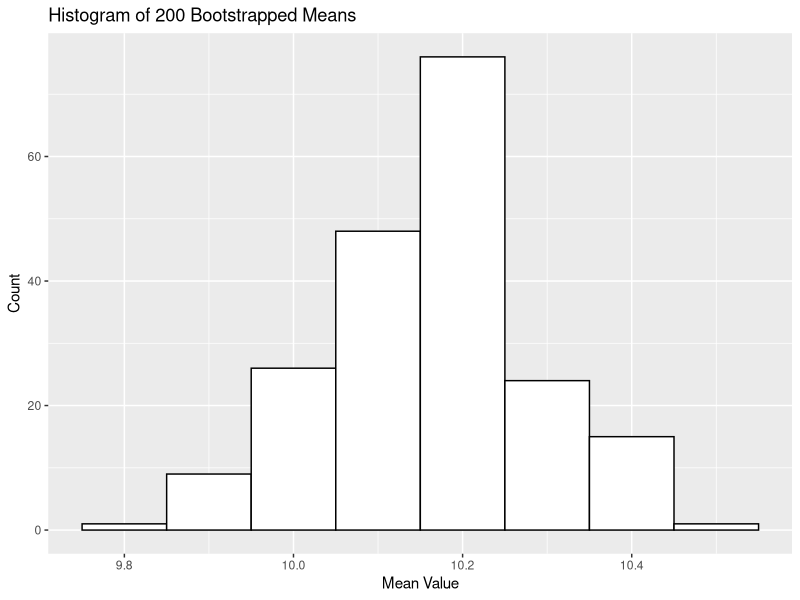
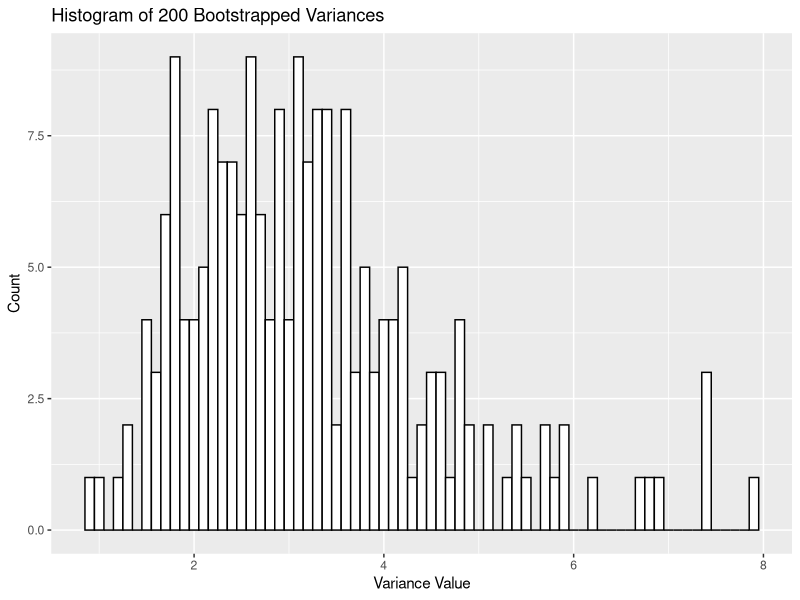
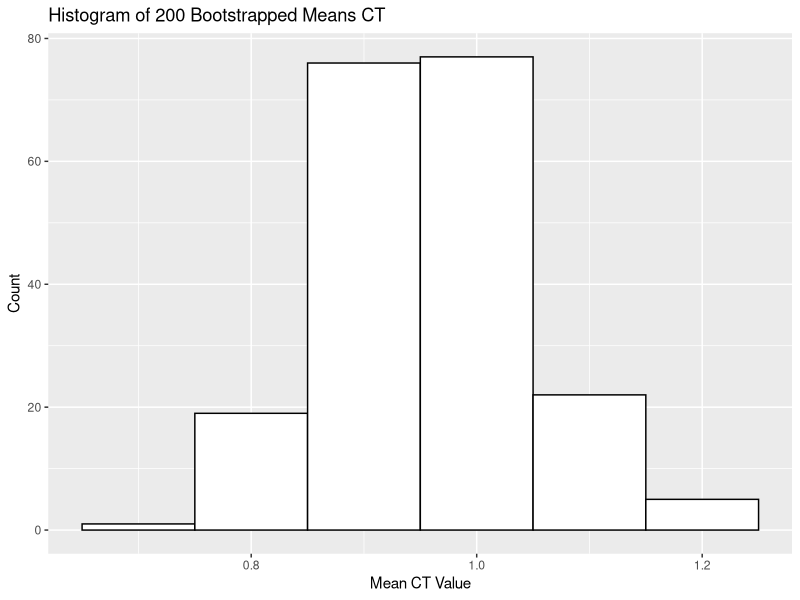
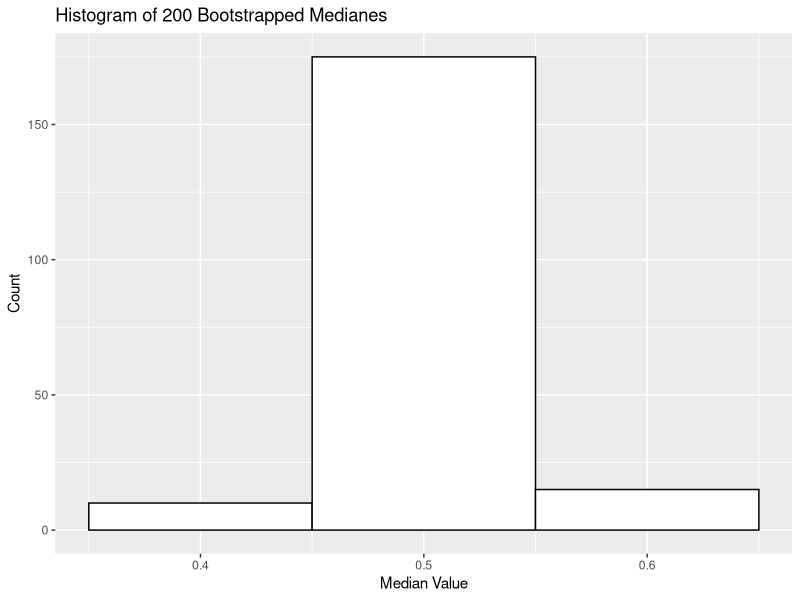
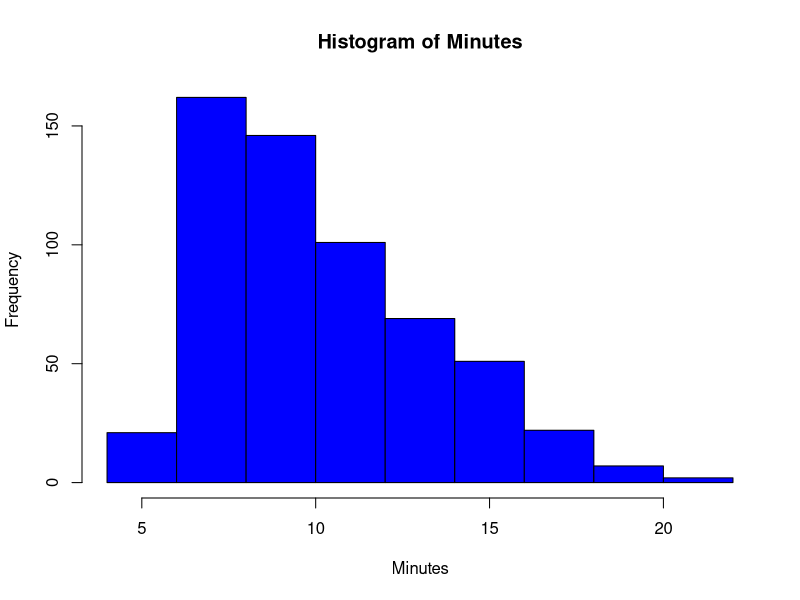
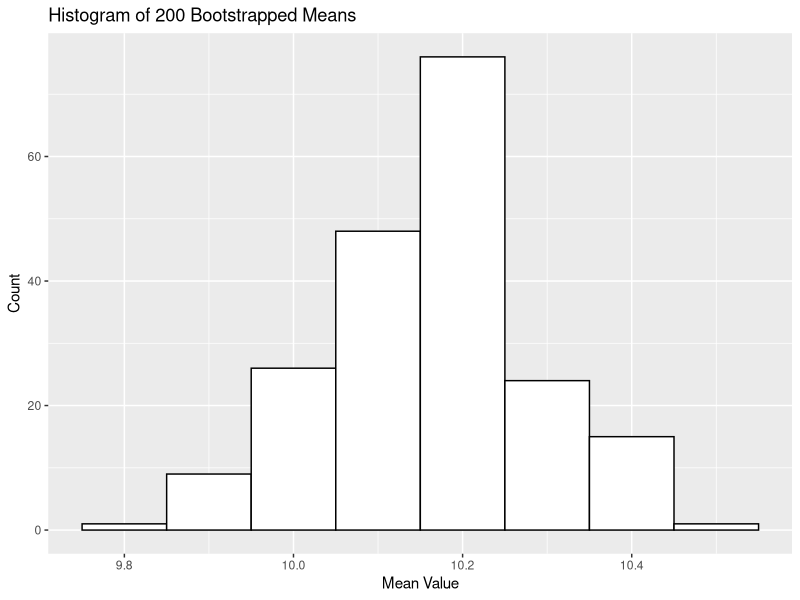
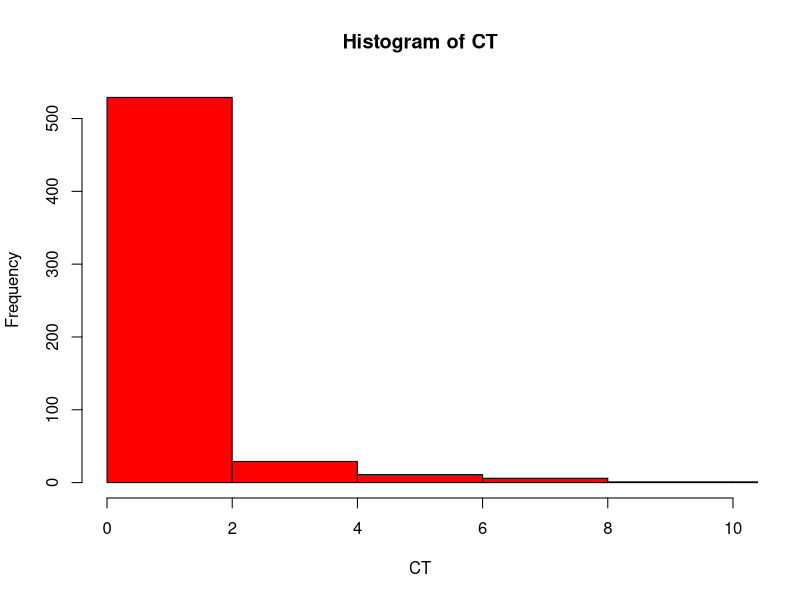
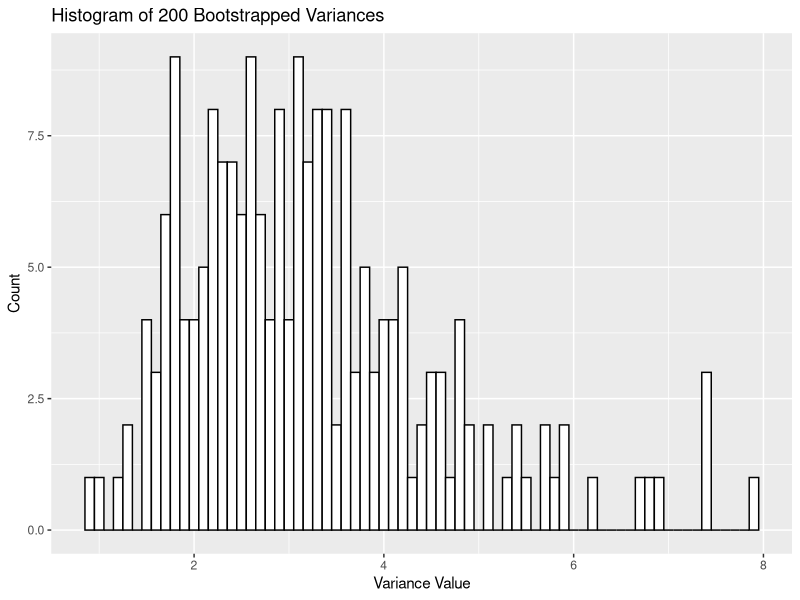

The R script that drew these images, in order:
library(foreign)
library(boot)
library(ggplot2)
library(tidyverse)

set.seed(123) # set seed for reproducibility
mydata <- read.dta("fitwatch_univ.dta")
x <- mydata[, "Minutes"]
y <- mydata[, "Cardio"]
ct <- y / x

#finding mean
mean_x <- mean(x)

#finding variance
var_x <- var(x)

#finding standard deviation
sd_x <- sd(x)

#creating histogram minutes
png("histogram.png")
hist(x, main = "Histogram of Minutes", xlab = "Minutes", col = "blue", border = "black")

#generating an image of the histogram
dev.off()

result90 <- t.test(x, mu = mean_x, sd = sd_x, alternative = "less", conf.level = 0.90)
result95 <- t.test(x, mu = mean_x, sd = sd_x, alternative = "less")
result99 <- t.test(x, mu = mean_x, sd = sd_x, alternative = "less", conf.level = 0.99)

#bootstrapping 200 times 'Minutes' column
mean_values <- replicate(200, mean(sample(x, replace = TRUE)))

#calculating mean of bootstrapped values
mean_bootstrap <- mean(mean_values)

#creating an histogram of bootstraped values
ggplot(data.frame(mean_values), aes(x = mean_values)) + 
  geom_histogram(binwidth = 0.1, color = "black", fill = "white") + 
  xlab("Mean Value") + 
  ylab("Count") + 
  ggtitle("Histogram of 200 Bootstrapped Means")

ggsave("bootstrapped_histogram.png")

#derivate 90% confidence interval by mean
CI90 <- quantile(mean_values, c(0.1, 0.9))

#creating histogram ct
png("ct.png")
hist(ct, main = "Histogram of CT",xlim=c(0,10), xlab = "CT", col = "red", border = "black")

#generating an image of the histogram
dev.off()

#bootstrapping 200 times 400 items from CT returning variance
var_values <- replicate(200, var(sample(ct, size = 400, replace = TRUE)))

#calculating variance of bootstrapped values
var_bootstrap <- var(var_values)

#creating histogram of bootstrapped variance of ct
ggplot(data.frame(var_values), aes(x = var_values)) + 
  geom_histogram(binwidth = 0.1, color = "black", fill = "white") + 
  xlab("Variance Value") + 
  ylab("Count") + 
  ggtitle("Histogram of 200 Bootstrapped Variances")

ggsave("bootstrapped_histogram_var.png")

#bootstrapping 200 times 400 items from CT
mean_ct_values <- replicate(200, mean(sample(ct, size = 400, replace = TRUE)))

#creating histogram of bootstrapped means of ct
ggplot(data.frame(mean_ct_values), aes(x = mean_ct_values)) + 
  geom_histogram(binwidth = 0.1, color = "black", fill = "white") + 
  xlab("Mean CT Value") + 
  ylab("Count") + 
  ggtitle("Histogram of 200 Bootstrapped Means CT")

ggsave("bootstrapped_histogram_mean_ct.png")

#calculating median for ct while bootstrapping
med_values <- replicate(200, median(sample(ct, size = 400, replace = TRUE)))

#calculating median of bootstrapped values
med_bootstrap <- median(med_values)

#creating histogram of bootstrapped median
ggplot(data.frame(med_values), aes(x = med_values)) + 
  geom_histogram(binwidth = 0.1, color = "black", fill = "white") + 
  xlab("Median Value") + 
  ylab("Count") + 
  ggtitle("Histogram of 200 Bootstrapped Medianes")

ggsave("bootstrapped_histogram_med.png")

#extra points -> derivate 95% confidence interval by median
CI95 <- quantile(med_values, c(0.05, 0.95))
#The result of CI will be a vector with the 5th and 95th quantiles 
#of the bootstrapped medians, which represents the lower and upper bounds 
#of the 95% confidence interval for the median.

#check for the values
print(mean_x)
print(var_x)
print(sd_x)
print(mean_values)
print(mean_bootstrap)
print(var_values)
print(var_bootstrap)
print(med_values)
print(med_bootstrap)

#run one-sided t-tests
result90
result95
result99
CI90
CI95
